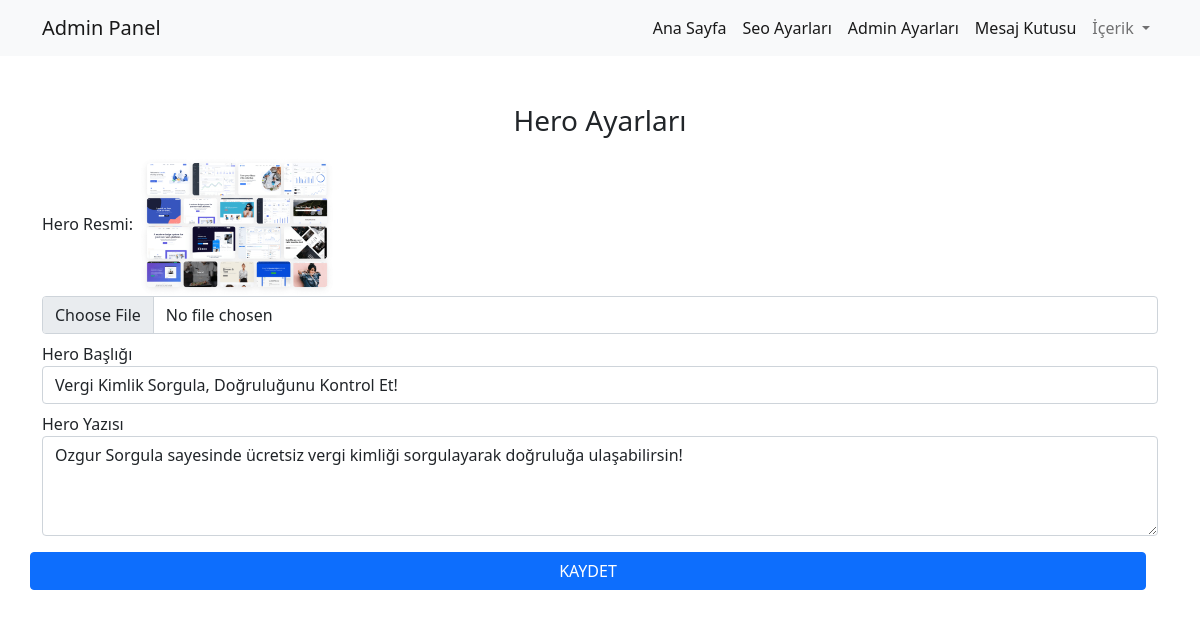
The page /systemx/hero.php (signed in) on the database its author committed.
### tables this page shows
CREATE TABLE `hero` (
  `hero_id` int(11) NOT NULL,
  `hero_img` varchar(500) NOT NULL,
  `hero_title` varchar(500) NOT NULL,
  `hero_text` varchar(500) NOT NULL
);

### systemx/hero.php (the view, shortened to what this page needs)
<?php
require_once('ayarlar/baglan.php');
$hero=$db->prepare("SELECT * FROM hero where hero_id=:id");
$hero->execute(array(
        'id'=>0
      ));
$herocek=$hero->fetch(PDO::FETCH_ASSOC);
?>
<?php require_once('includes/header.php'); ?>
<div class="container">
    <h3 class="text-center mt-5">Hero Ayarları</h3>
    <form action="ayarlar/islem.php" enctype="multipart/form-data" method="post">
        <div class="row mt-3">
      <div class="col-md-12">
          <label>Hero Resmi: <img src="../<?php echo $herocek["hero_img"] ?>" alt="" width="200px"></label>
          <input class="form-control" type="file" id="formFile" name="hero_img">
      </div>
        <div class="col-md-12 mt-2">
      <label>Hero Başlığı</label>
        <input type="text" class="form-control" name="hero_title" value="<?php echo $herocek['hero_title'] ?>">
      </div>
      <div class="col-md-12 mt-2">
      <label>Hero Yazısı</label>
        <textarea type="text" class="form-control" style="height: 100px" name="hero_text"><?php echo $herocek['hero_text'] ?></textarea>
      </div>
      <div class="row">
          <button type="submit" name="herokaydet" class="btn btn-primary mt-3">KAYDET</button>
      </div>
        </div>
    </form>
</div>
<?php require_once('includes/footer.php'); ?>

### rows shown on the page
hero: hero_img (picture), hero_title "Vergi Kimlik Sorgula, Doğruluğunu Kontrol Et!", hero_text "Ozgur Sorgula sayesinde ücretsiz vergi kimliği sorgulayarak doğruluğa ulaşabilirsin!"
